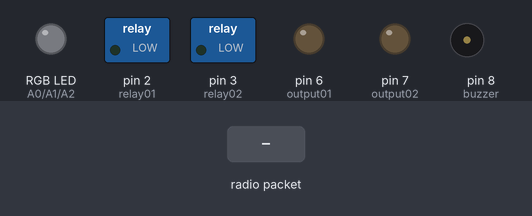
The sketch below on a simulated Arduino Uno, built with avr-gcc and run on an emulated ATmega328P. Parts: switched loads named in the sketch (green lamp = pin HIGH), an RGB LED mixed from three pins (HIGH = lit), output pins drawn as LEDs (lit = HIGH), buzzer (waves = sounding). The test bench sets the inputs (shaded band). No radio packets arrive unless stated; what the sketch prints to the serial monitor is not drawn.

Above: at 1.8 s.
1.9 s: radio packet "cmd_buzzer" arrives
At 2.4 s:
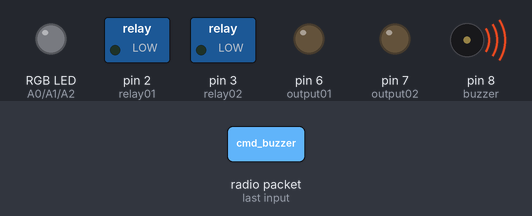
4.0 s: radio packet "cmd_01_on" arrives
At 5.7 s:
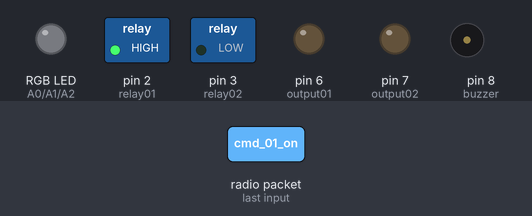
6.0 s: radio packet "5" arrives
At 6.9 s:
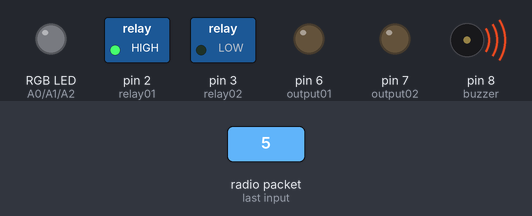
8.5 s: radio packet "cmd_02_on" arrives
At 9.3 s:
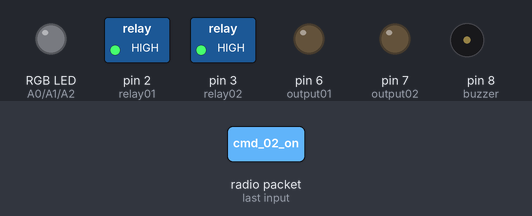
10.5 s: radio packet "cmd_01_off" arrives
At 12.1 s:
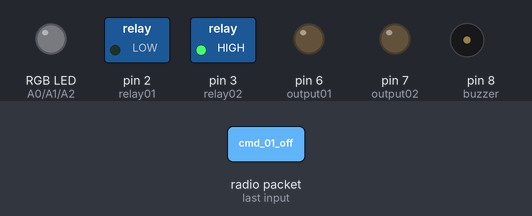
12.5 s: radio packet "cmd_03_on" arrives
At 13.6 s:
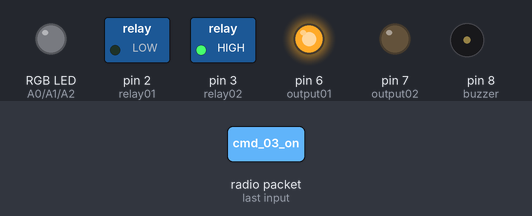
Timing chart, 0 to 15.5 s (numbered marks = the images above; inputs shaded):
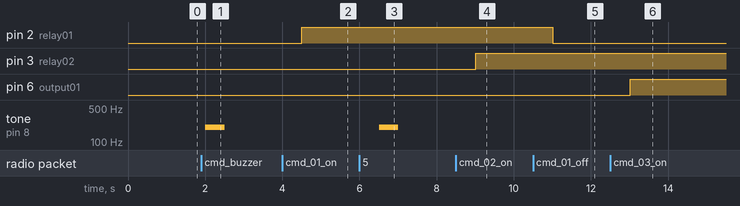

The sketch:

water_relay_board.ino
```cpp
/*
      Plant Notes - Arduino water / relay board

      Switches relays on / off depending on commands send over radio.

      Created: 27/05/14
      Last Edited: 02/06/14

      Author: Gabriel Barnes, Jake Malley

      http://www.plantnotes.co.uk

*/
#include <SPI.h>
#include "RF24.h"

RF24 radio(9,10);
const uint64_t pipes[2] = { 0xF0F0F0F0E2LL, 0xF0F0F0F0E1LL };
char payload[32];

// Define pins
int relay01 = 2;
int relay02 = 3;

int output01 = 6;
int output02 = 7;

int buzzer = 8;

// LEDS
int red = A0;
int green = A1;
int blue = A2;

void setup(void)
{
  Serial.begin(9600);
  // Setup Radio.
  setup_radio(78); // Start radio on channel 78.
  radio.startListening(); // Get the radio to start listening.
  Serial.println("Ready!");

  pinMode(relay01, OUTPUT);
  digitalWrite(relay01,0);
  pinMode(relay02, OUTPUT);
  digitalWrite(relay02,0);

  pinMode(output01, OUTPUT);
  digitalWrite(output01,0);
  pinMode(output02, OUTPUT);
  digitalWrite(output02,0);

  pinMode(buzzer, OUTPUT);
  digitalWrite(buzzer,0);

  pinMode(red,OUTPUT);
  pinMode(green,OUTPUT);
  pinMode(blue,OUTPUT);
}

void loop(void)
{

  while (radio.available()) {
    unsigned char length = radio.getDynamicPayloadSize();
    radio.read(payload, length);
    payload[length] = 0;  // Don't print the rest of the buffer

    // Convert it into a string.
    String s = "";
    for (int i=0;i<length;i++){
     s = s + payload[i];
    }
    Serial.println(s);

    if (s=="cmd_buzzer"){
      buzzer_tone();
    }else if (s=="cmd_01_on"){
      digitalWrite(relay01, 1);
    }else if (s=="cmd_01_off"){
      digitalWrite(relay01, 0);
    }else if (s=="cmd_02_on"){
      digitalWrite(relay02, 1);
    }else if (s=="cmd_02_off"){
      digitalWrite(relay02, 0);
    }else if (s=="cmd_03_on"){
      digitalWrite(output01, 1);
    }else if (s=="cmd_03_off"){
      digitalWrite(output01, 0);
    }else if (s=="cmd_04_on"){
      digitalWrite(output02, 1);
    }else if (s=="cmd_04_off"){
      digitalWrite(output02, 0);
    }else if (s.substring(0,9)=="cmd_color"){
      display_color(s.substring(10));
    }else{
      buzzer_tone();
    }


  }
  delay(1000);
}

void buzzer_tone(){
  tone(buzzer,200);
  delay(500);
  noTone(buzzer);

}

void setup_radio(int channel){
  radio.begin();
  radio.enableDynamicPayloads();
  radio.setDataRate(RF24_1MBPS);
  radio.setPALevel(RF24_PA_MAX);
  radio.setChannel(channel);
  radio.setRetries(15,15);
  radio.openWritingPipe(pipes[0]);
  radio.openReadingPipe(1,pipes[1]);
}

void display_color(String rgb_color){

  // Get colour values and invert because of common anode
  int r = 255 - rgb_color.substring(0.3).toInt();
  int g = 255 - rgb_color.substring(0.3).toInt();
  int b = 255 - rgb_color.substring(0.3).toInt();

  analogWrite(red, r);
  analogWrite(green, g);
  analogWrite(blue, b);

}
```

Measured:
- after the input at 1.9 s, tone on pin 8 (buzzer): silent → 200 Hz after 0.11 s, → silent 0.50 s later
- after the input at 4.0 s, pin 2 (relay01): LOW → HIGH after 0.51 s
- after the input at 6.0 s, tone on pin 8 (buzzer): silent → 200 Hz after 0.51 s, → silent 0.50 s later
- after the input at 8.5 s, pin 3 (relay02): LOW → HIGH after 0.51 s
- after the input at 10.5 s, pin 2 (relay01): HIGH → LOW after 0.51 s
- after the input at 12.5 s, pin 6 (output01): LOW → HIGH after 0.51 s
